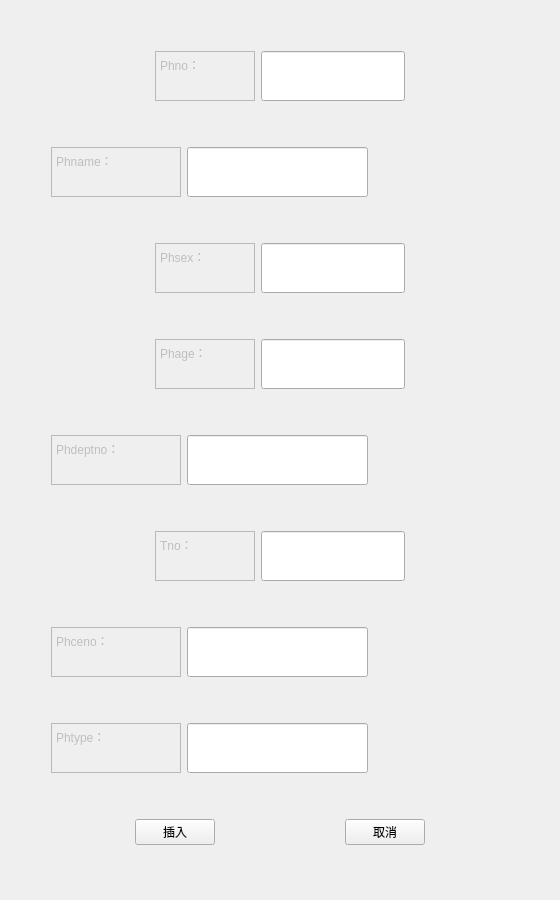
<?xml version="1.0" encoding="UTF-8"?>
<ui version="4.0">
 <class>PatientInfo</class>
 <widget class="QWidget" name="PatientInfo">
  <property name="windowModality">
   <enum>Qt::ApplicationModal</enum>
  </property>
  <property name="geometry">
   <rect>
    <x>0</x>
    <y>0</y>
    <width>560</width>
    <height>900</height>
   </rect>
  </property>
  <property name="minimumSize">
   <size>
    <width>560</width>
    <height>900</height>
   </size>
  </property>
  <property name="maximumSize">
   <size>
    <width>560</width>
    <height>900</height>
   </size>
  </property>
  <property name="windowTitle">
   <string>更新药剂师信息</string>
  </property>
  <layout class="QVBoxLayout" name="verticalLayout">
   <item>
    <layout class="QHBoxLayout" name="horizontalLayout_12">
     <item>
      <spacer name="horizontalSpacer_21">
       <property name="orientation">
        <enum>Qt::Horizontal</enum>
       </property>
       <property name="sizeHint" stdset="0">
        <size>
         <width>40</width>
         <height>20</height>
        </size>
       </property>
      </spacer>
     </item>
     <item>
      <widget class="QTextEdit" name="textEdit_11">
       <property name="enabled">
        <bool>false</bool>
       </property>
       <property name="sizePolicy">
        <sizepolicy hsizetype="Expanding" vsizetype="Fixed">
         <horstretch>0</horstretch>
         <verstretch>0</verstretch>
        </sizepolicy>
       </property>
       <property name="minimumSize">
        <size>
         <width>100</width>
         <height>50</height>
        </size>
       </property>
       <property name="maximumSize">
        <size>
         <width>100</width>
         <height>50</height>
        </size>
       </property>
       <property name="html">
        <string>&lt;!DOCTYPE HTML PUBLIC &quot;-//W3C//DTD HTML 4.0//EN&quot; &quot;http://www.w3.org/TR/REC-html40/strict.dtd&quot;&gt;
&lt;html&gt;&lt;head&gt;&lt;meta name=&quot;qrichtext&quot; content=&quot;1&quot; /&gt;&lt;style type=&quot;text/css&quot;&gt;
p, li { white-space: pre-wrap; }
&lt;/style&gt;&lt;/head&gt;&lt;body style=&quot; font-family:'SimSun'; font-size:9pt; font-weight:400; font-style:normal;&quot;&gt;
&lt;p style=&quot; margin-top:0px; margin-bottom:0px; margin-left:0px; margin-right:0px; -qt-block-indent:0; text-indent:0px;&quot;&gt;Phno：&lt;/p&gt;&lt;/body&gt;&lt;/html&gt;</string>
       </property>
      </widget>
     </item>
     <item>
      <widget class="QLineEdit" name="PhnoEdit">
       <property name="sizePolicy">
        <sizepolicy hsizetype="Expanding" vsizetype="Preferred">
         <horstretch>0</horstretch>
         <verstretch>0</verstretch>
        </sizepolicy>
       </property>
       <property name="minimumSize">
        <size>
         <width>0</width>
         <height>50</height>
        </size>
       </property>
       <property name="maximumSize">
        <size>
         <width>16777215</width>
         <height>50</height>
        </size>
       </property>
       <property name="palette">
        <palette>
         <active>
          <colorrole role="Text">
           <brush brushstyle="SolidPattern">
            <color alpha="255">
             <red>0</red>
             <green>0</green>
             <blue>0</blue>
            </color>
           </brush>
          </colorrole>
         </active>
         <inactive>
          <colorrole role="Text">
           <brush brushstyle="SolidPattern">
            <color alpha="255">
             <red>0</red>
             <green>0</green>
             <blue>0</blue>
            </color>
           </brush>
          </colorrole>
         </inactive>
         <disabled>
          <colorrole role="Text">
           <brush brushstyle="SolidPattern">
            <color alpha="255">
             <red>120</red>
             <green>120</green>
             <blue>120</blue>
            </color>
           </brush>
          </colorrole>
         </disabled>
        </palette>
       </property>
      </widget>
     </item>
     <item>
      <spacer name="horizontalSpacer_22">
       <property name="orientation">
        <enum>Qt::Horizontal</enum>
       </property>
       <property name="sizeHint" stdset="0">
        <size>
         <width>40</width>
         <height>20</height>
        </size>
       </property>
      </spacer>
     </item>
    </layout>
   </item>
   <item>
    <layout class="QHBoxLayout" name="horizontalLayout_10">
     <item>
      <spacer name="horizontalSpacer_17">
       <property name="orientation">
        <enum>Qt::Horizontal</enum>
       </property>
       <property name="sizeType">
        <enum>QSizePolicy::Fixed</enum>
       </property>
       <property name="sizeHint" stdset="0">
        <size>
         <width>40</width>
         <height>20</height>
        </size>
       </property>
      </spacer>
     </item>
     <item>
      <widget class="QTextEdit" name="textEdit_9">
       <property name="enabled">
        <bool>false</bool>
       </property>
       <property name="sizePolicy">
        <sizepolicy hsizetype="Expanding" vsizetype="Fixed">
         <horstretch>0</horstretch>
         <verstretch>0</verstretch>
        </sizepolicy>
       </property>
       <property name="minimumSize">
        <size>
         <width>130</width>
         <height>50</height>
        </size>
       </property>
       <property name="maximumSize">
        <size>
         <width>130</width>
         <height>50</height>
        </size>
       </property>
       <property name="html">
        <string>&lt;!DOCTYPE HTML PUBLIC &quot;-//W3C//DTD HTML 4.0//EN&quot; &quot;http://www.w3.org/TR/REC-html40/strict.dtd&quot;&gt;
&lt;html&gt;&lt;head&gt;&lt;meta name=&quot;qrichtext&quot; content=&quot;1&quot; /&gt;&lt;style type=&quot;text/css&quot;&gt;
p, li { white-space: pre-wrap; }
&lt;/style&gt;&lt;/head&gt;&lt;body style=&quot; font-family:'SimSun'; font-size:9pt; font-weight:400; font-style:normal;&quot;&gt;
&lt;p style=&quot; margin-top:0px; margin-bottom:0px; margin-left:0px; margin-right:0px; -qt-block-indent:0; text-indent:0px;&quot;&gt;Phname：&lt;/p&gt;&lt;/body&gt;&lt;/html&gt;</string>
       </property>
      </widget>
     </item>
     <item>
      <widget class="QLineEdit" name="PhnameEdit">
       <property name="sizePolicy">
        <sizepolicy hsizetype="Expanding" vsizetype="Preferred">
         <horstretch>0</horstretch>
         <verstretch>0</verstretch>
        </sizepolicy>
       </property>
       <property name="minimumSize">
        <size>
         <width>0</width>
         <height>50</height>
        </size>
       </property>
       <property name="maximumSize">
        <size>
         <width>16777215</width>
         <height>50</height>
        </size>
       </property>
      </widget>
     </item>
     <item>
      <spacer name="horizontalSpacer_18">
       <property name="orientation">
        <enum>Qt::Horizontal</enum>
       </property>
       <property name="sizeHint" stdset="0">
        <size>
         <width>40</width>
         <height>20</height>
        </size>
       </property>
      </spacer>
     </item>
    </layout>
   </item>
   <item>
    <layout class="QHBoxLayout" name="horizontalLayout">
     <item>
      <spacer name="horizontalSpacer_5">
       <property name="orientation">
        <enum>Qt::Horizontal</enum>
       </property>
       <property name="sizeHint" stdset="0">
        <size>
         <width>40</width>
         <height>20</height>
        </size>
       </property>
      </spacer>
     </item>
     <item>
      <widget class="QTextEdit" name="textEdit">
       <property name="enabled">
        <bool>false</bool>
       </property>
       <property name="sizePolicy">
        <sizepolicy hsizetype="Expanding" vsizetype="Fixed">
         <horstretch>0</horstretch>
         <verstretch>0</verstretch>
        </sizepolicy>
       </property>
       <property name="minimumSize">
        <size>
         <width>100</width>
         <height>50</height>
        </size>
       </property>
       <property name="maximumSize">
        <size>
         <width>100</width>
         <height>50</height>
        </size>
       </property>
       <property name="html">
        <string>&lt;!DOCTYPE HTML PUBLIC &quot;-//W3C//DTD HTML 4.0//EN&quot; &quot;http://www.w3.org/TR/REC-html40/strict.dtd&quot;&gt;
&lt;html&gt;&lt;head&gt;&lt;meta name=&quot;qrichtext&quot; content=&quot;1&quot; /&gt;&lt;style type=&quot;text/css&quot;&gt;
p, li { white-space: pre-wrap; }
&lt;/style&gt;&lt;/head&gt;&lt;body style=&quot; font-family:'SimSun'; font-size:9pt; font-weight:400; font-style:normal;&quot;&gt;
&lt;p style=&quot; margin-top:0px; margin-bottom:0px; margin-left:0px; margin-right:0px; -qt-block-indent:0; text-indent:0px;&quot;&gt;Phsex：&lt;/p&gt;&lt;/body&gt;&lt;/html&gt;</string>
       </property>
      </widget>
     </item>
     <item>
      <widget class="QLineEdit" name="PhsexEdit">
       <property name="sizePolicy">
        <sizepolicy hsizetype="Expanding" vsizetype="Preferred">
         <horstretch>0</horstretch>
         <verstretch>0</verstretch>
        </sizepolicy>
       </property>
       <property name="minimumSize">
        <size>
         <width>0</width>
         <height>50</height>
        </size>
       </property>
       <property name="maximumSize">
        <size>
         <width>16777215</width>
         <height>50</height>
        </size>
       </property>
       <property name="palette">
        <palette>
         <active>
          <colorrole role="Text">
           <brush brushstyle="SolidPattern">
            <color alpha="255">
             <red>0</red>
             <green>0</green>
             <blue>0</blue>
            </color>
           </brush>
          </colorrole>
         </active>
         <inactive>
          <colorrole role="Text">
           <brush brushstyle="SolidPattern">
            <color alpha="255">
             <red>0</red>
             <green>0</green>
             <blue>0</blue>
            </color>
           </brush>
          </colorrole>
         </inactive>
         <disabled>
          <colorrole role="Text">
           <brush brushstyle="SolidPattern">
            <color alpha="255">
             <red>120</red>
             <green>120</green>
             <blue>120</blue>
            </color>
           </brush>
          </colorrole>
         </disabled>
        </palette>
       </property>
      </widget>
     </item>
     <item>
      <spacer name="horizontalSpacer_6">
       <property name="orientation">
        <enum>Qt::Horizontal</enum>
       </property>
       <property name="sizeHint" stdset="0">
        <size>
         <width>40</width>
         <height>20</height>
        </size>
       </property>
      </spacer>
     </item>
    </layout>
   </item>
   <item>
    <layout class="QHBoxLayout" name="horizontalLayout_3">
     <item>
      <spacer name="horizontalSpacer">
       <property name="orientation">
        <enum>Qt::Horizontal</enum>
       </property>
       <property name="sizeHint" stdset="0">
        <size>
         <width>40</width>
         <height>20</height>
        </size>
       </property>
      </spacer>
     </item>
     <item>
      <widget class="QTextEdit" name="textEdit_3">
       <property name="enabled">
        <bool>false</bool>
       </property>
       <property name="sizePolicy">
        <sizepolicy hsizetype="Expanding" vsizetype="Fixed">
         <horstretch>0</horstretch>
         <verstretch>0</verstretch>
        </sizepolicy>
       </property>
       <property name="minimumSize">
        <size>
         <width>100</width>
         <height>50</height>
        </size>
       </property>
       <property name="maximumSize">
        <size>
         <width>100</width>
         <height>50</height>
        </size>
       </property>
       <property name="html">
        <string>&lt;!DOCTYPE HTML PUBLIC &quot;-//W3C//DTD HTML 4.0//EN&quot; &quot;http://www.w3.org/TR/REC-html40/strict.dtd&quot;&gt;
&lt;html&gt;&lt;head&gt;&lt;meta name=&quot;qrichtext&quot; content=&quot;1&quot; /&gt;&lt;style type=&quot;text/css&quot;&gt;
p, li { white-space: pre-wrap; }
&lt;/style&gt;&lt;/head&gt;&lt;body style=&quot; font-family:'SimSun'; font-size:9pt; font-weight:400; font-style:normal;&quot;&gt;
&lt;p style=&quot; margin-top:0px; margin-bottom:0px; margin-left:0px; margin-right:0px; -qt-block-indent:0; text-indent:0px;&quot;&gt;Phage：&lt;/p&gt;&lt;/body&gt;&lt;/html&gt;</string>
       </property>
      </widget>
     </item>
     <item>
      <widget class="QLineEdit" name="PhageEdit">
       <property name="sizePolicy">
        <sizepolicy hsizetype="Expanding" vsizetype="Preferred">
         <horstretch>0</horstretch>
         <verstretch>0</verstretch>
        </sizepolicy>
       </property>
       <property name="minimumSize">
        <size>
         <width>0</width>
         <height>50</height>
        </size>
       </property>
       <property name="maximumSize">
        <size>
         <width>16777215</width>
         <height>50</height>
        </size>
       </property>
      </widget>
     </item>
     <item>
      <spacer name="horizontalSpacer_2">
       <property name="orientation">
        <enum>Qt::Horizontal</enum>
       </property>
       <property name="sizeHint" stdset="0">
        <size>
         <width>40</width>
         <height>20</height>
        </size>
       </property>
      </spacer>
     </item>
    </layout>
   </item>
   <item>
    <layout class="QHBoxLayout" name="horizontalLayout_4">
     <item>
      <spacer name="horizontalSpacer_7">
       <property name="orientation">
        <enum>Qt::Horizontal</enum>
       </property>
       <property name="sizeType">
        <enum>QSizePolicy::Fixed</enum>
       </property>
       <property name="sizeHint" stdset="0">
        <size>
         <width>40</width>
         <height>20</height>
        </size>
       </property>
      </spacer>
     </item>
     <item>
      <widget class="QTextEdit" name="textEdit_4">
       <property name="enabled">
        <bool>false</bool>
       </property>
       <property name="sizePolicy">
        <sizepolicy hsizetype="Fixed" vsizetype="Fixed">
         <horstretch>0</horstretch>
         <verstretch>0</verstretch>
        </sizepolicy>
       </property>
       <property name="minimumSize">
        <size>
         <width>130</width>
         <height>50</height>
        </size>
       </property>
       <property name="maximumSize">
        <size>
         <width>130</width>
         <height>50</height>
        </size>
       </property>
       <property name="html">
        <string>&lt;!DOCTYPE HTML PUBLIC &quot;-//W3C//DTD HTML 4.0//EN&quot; &quot;http://www.w3.org/TR/REC-html40/strict.dtd&quot;&gt;
&lt;html&gt;&lt;head&gt;&lt;meta name=&quot;qrichtext&quot; content=&quot;1&quot; /&gt;&lt;style type=&quot;text/css&quot;&gt;
p, li { white-space: pre-wrap; }
&lt;/style&gt;&lt;/head&gt;&lt;body style=&quot; font-family:'SimSun'; font-size:9pt; font-weight:400; font-style:normal;&quot;&gt;
&lt;p style=&quot; margin-top:0px; margin-bottom:0px; margin-left:0px; margin-right:0px; -qt-block-indent:0; text-indent:0px;&quot;&gt;Phdeptno：&lt;/p&gt;&lt;/body&gt;&lt;/html&gt;</string>
       </property>
      </widget>
     </item>
     <item>
      <widget class="QLineEdit" name="PhdeptnoEdit">
       <property name="sizePolicy">
        <sizepolicy hsizetype="Expanding" vsizetype="Preferred">
         <horstretch>0</horstretch>
         <verstretch>0</verstretch>
        </sizepolicy>
       </property>
       <property name="minimumSize">
        <size>
         <width>0</width>
         <height>50</height>
        </size>
       </property>
       <property name="maximumSize">
        <size>
         <width>16777215</width>
         <height>50</height>
        </size>
       </property>
      </widget>
     </item>
     <item>
      <spacer name="horizontalSpacer_8">
       <property name="orientation">
        <enum>Qt::Horizontal</enum>
       </property>
       <property name="sizeHint" stdset="0">
        <size>
         <width>40</width>
         <height>20</height>
        </size>
       </property>
      </spacer>
     </item>
    </layout>
   </item>
   <item>
    <layout class="QHBoxLayout" name="horizontalLayout_6">
     <item>
      <spacer name="horizontalSpacer_11">
       <property name="orientation">
        <enum>Qt::Horizontal</enum>
       </property>
       <property name="sizeHint" stdset="0">
        <size>
         <width>40</width>
         <height>20</height>
        </size>
       </property>
      </spacer>
     </item>
     <item>
      <widget class="QTextEdit" name="textEdit_6">
       <property name="enabled">
        <bool>false</bool>
       </property>
       <property name="sizePolicy">
        <sizepolicy hsizetype="Expanding" vsizetype="Fixed">
         <horstretch>0</horstretch>
         <verstretch>0</verstretch>
        </sizepolicy>
       </property>
       <property name="minimumSize">
        <size>
         <width>100</width>
         <height>50</height>
        </size>
       </property>
       <property name="maximumSize">
        <size>
         <width>100</width>
         <height>50</height>
        </size>
       </property>
       <property name="html">
        <string>&lt;!DOCTYPE HTML PUBLIC &quot;-//W3C//DTD HTML 4.0//EN&quot; &quot;http://www.w3.org/TR/REC-html40/strict.dtd&quot;&gt;
&lt;html&gt;&lt;head&gt;&lt;meta name=&quot;qrichtext&quot; content=&quot;1&quot; /&gt;&lt;style type=&quot;text/css&quot;&gt;
p, li { white-space: pre-wrap; }
&lt;/style&gt;&lt;/head&gt;&lt;body style=&quot; font-family:'SimSun'; font-size:9pt; font-weight:400; font-style:normal;&quot;&gt;
&lt;p style=&quot; margin-top:0px; margin-bottom:0px; margin-left:0px; margin-right:0px; -qt-block-indent:0; text-indent:0px;&quot;&gt;Tno：&lt;/p&gt;&lt;/body&gt;&lt;/html&gt;</string>
       </property>
      </widget>
     </item>
     <item>
      <widget class="QLineEdit" name="TnoEdit">
       <property name="sizePolicy">
        <sizepolicy hsizetype="Expanding" vsizetype="Preferred">
         <horstretch>0</horstretch>
         <verstretch>0</verstretch>
        </sizepolicy>
       </property>
       <property name="minimumSize">
        <size>
         <width>0</width>
         <height>50</height>
        </size>
       </property>
       <property name="maximumSize">
        <size>
         <width>16777215</width>
         <height>50</height>
        </size>
       </property>
      </widget>
     </item>
     <item>
      <spacer name="horizontalSpacer_12">
       <property name="orientation">
        <enum>Qt::Horizontal</enum>
       </property>
       <property name="sizeHint" stdset="0">
        <size>
         <width>40</width>
         <height>20</height>
        </size>
       </property>
      </spacer>
     </item>
    </layout>
   </item>
   <item>
    <layout class="QHBoxLayout" name="horizontalLayout_7">
     <item>
      <spacer name="horizontalSpacer_13">
       <property name="orientation">
        <enum>Qt::Horizontal</enum>
       </property>
       <property name="sizeType">
        <enum>QSizePolicy::Fixed</enum>
       </property>
       <property name="sizeHint" stdset="0">
        <size>
         <width>40</width>
         <height>20</height>
        </size>
       </property>
      </spacer>
     </item>
     <item>
      <widget class="QTextEdit" name="textEdit_7">
       <property name="enabled">
        <bool>false</bool>
       </property>
       <property name="sizePolicy">
        <sizepolicy hsizetype="Expanding" vsizetype="Fixed">
         <horstretch>0</horstretch>
         <verstretch>0</verstretch>
        </sizepolicy>
       </property>
       <property name="minimumSize">
        <size>
         <width>130</width>
         <height>50</height>
        </size>
       </property>
       <property name="maximumSize">
        <size>
         <width>130</width>
         <height>50</height>
        </size>
       </property>
       <property name="html">
        <string>&lt;!DOCTYPE HTML PUBLIC &quot;-//W3C//DTD HTML 4.0//EN&quot; &quot;http://www.w3.org/TR/REC-html40/strict.dtd&quot;&gt;
&lt;html&gt;&lt;head&gt;&lt;meta name=&quot;qrichtext&quot; content=&quot;1&quot; /&gt;&lt;style type=&quot;text/css&quot;&gt;
p, li { white-space: pre-wrap; }
&lt;/style&gt;&lt;/head&gt;&lt;body style=&quot; font-family:'SimSun'; font-size:9pt; font-weight:400; font-style:normal;&quot;&gt;
&lt;p style=&quot; margin-top:0px; margin-bottom:0px; margin-left:0px; margin-right:0px; -qt-block-indent:0; text-indent:0px;&quot;&gt;Phceno：&lt;/p&gt;&lt;/body&gt;&lt;/html&gt;</string>
       </property>
      </widget>
     </item>
     <item>
      <widget class="QLineEdit" name="PhcenoEdit">
       <property name="sizePolicy">
        <sizepolicy hsizetype="Expanding" vsizetype="Preferred">
         <horstretch>0</horstretch>
         <verstretch>0</verstretch>
        </sizepolicy>
       </property>
       <property name="minimumSize">
        <size>
         <width>0</width>
         <height>50</height>
        </size>
       </property>
       <property name="maximumSize">
        <size>
         <width>16777215</width>
         <height>50</height>
        </size>
       </property>
      </widget>
     </item>
     <item>
      <spacer name="horizontalSpacer_14">
       <property name="orientation">
        <enum>Qt::Horizontal</enum>
       </property>
       <property name="sizeHint" stdset="0">
        <size>
         <width>40</width>
         <height>20</height>
        </size>
       </property>
      </spacer>
     </item>
    </layout>
   </item>
   <item>
    <layout class="QHBoxLayout" name="horizontalLayout_9">
     <item>
      <spacer name="horizontalSpacer_15">
       <property name="orientation">
        <enum>Qt::Horizontal</enum>
       </property>
       <property name="sizeType">
        <enum>QSizePolicy::Fixed</enum>
       </property>
       <property name="sizeHint" stdset="0">
        <size>
         <width>40</width>
         <height>20</height>
        </size>
       </property>
      </spacer>
     </item>
     <item>
      <widget class="QTextEdit" name="textEdit_8">
       <property name="enabled">
        <bool>false</bool>
       </property>
       <property name="sizePolicy">
        <sizepolicy hsizetype="Expanding" vsizetype="Fixed">
         <horstretch>0</horstretch>
         <verstretch>0</verstretch>
        </sizepolicy>
       </property>
       <property name="minimumSize">
        <size>
         <width>130</width>
         <height>50</height>
        </size>
       </property>
       <property name="maximumSize">
        <size>
         <width>130</width>
         <height>50</height>
        </size>
       </property>
       <property name="html">
        <string>&lt;!DOCTYPE HTML PUBLIC &quot;-//W3C//DTD HTML 4.0//EN&quot; &quot;http://www.w3.org/TR/REC-html40/strict.dtd&quot;&gt;
&lt;html&gt;&lt;head&gt;&lt;meta name=&quot;qrichtext&quot; content=&quot;1&quot; /&gt;&lt;style type=&quot;text/css&quot;&gt;
p, li { white-space: pre-wrap; }
&lt;/style&gt;&lt;/head&gt;&lt;body style=&quot; font-family:'SimSun'; font-size:9pt; font-weight:400; font-style:normal;&quot;&gt;
&lt;p style=&quot; margin-top:0px; margin-bottom:0px; margin-left:0px; margin-right:0px; -qt-block-indent:0; text-indent:0px;&quot;&gt;Phtype：&lt;/p&gt;&lt;/body&gt;&lt;/html&gt;</string>
       </property>
      </widget>
     </item>
     <item>
      <widget class="QLineEdit" name="PhtypeEdit">
       <property name="sizePolicy">
        <sizepolicy hsizetype="Expanding" vsizetype="Preferred">
         <horstretch>0</horstretch>
         <verstretch>0</verstretch>
        </sizepolicy>
       </property>
       <property name="minimumSize">
        <size>
         <width>0</width>
         <height>50</height>
        </size>
       </property>
       <property name="maximumSize">
        <size>
         <width>16777215</width>
         <height>50</height>
        </size>
       </property>
      </widget>
     </item>
     <item>
      <spacer name="horizontalSpacer_16">
       <property name="orientation">
        <enum>Qt::Horizontal</enum>
       </property>
       <property name="sizeHint" stdset="0">
        <size>
         <width>40</width>
         <height>20</height>
        </size>
       </property>
      </spacer>
     </item>
    </layout>
   </item>
   <item>
    <layout class="QHBoxLayout" name="horizontalLayout_8">
     <item>
      <widget class="QPushButton" name="btn_insert">
       <property name="sizePolicy">
        <sizepolicy hsizetype="Fixed" vsizetype="Fixed">
         <horstretch>0</horstretch>
         <verstretch>0</verstretch>
        </sizepolicy>
       </property>
       <property name="text">
        <string>插入</string>
       </property>
      </widget>
     </item>
     <item>
      <widget class="QPushButton" name="btn_quit">
       <property name="sizePolicy">
        <sizepolicy hsizetype="Fixed" vsizetype="Fixed">
         <horstretch>0</horstretch>
         <verstretch>0</verstretch>
        </sizepolicy>
       </property>
       <property name="text">
        <string>取消</string>
       </property>
      </widget>
     </item>
    </layout>
   </item>
  </layout>
 </widget>
 <resources/>
 <connections/>
</ui>
